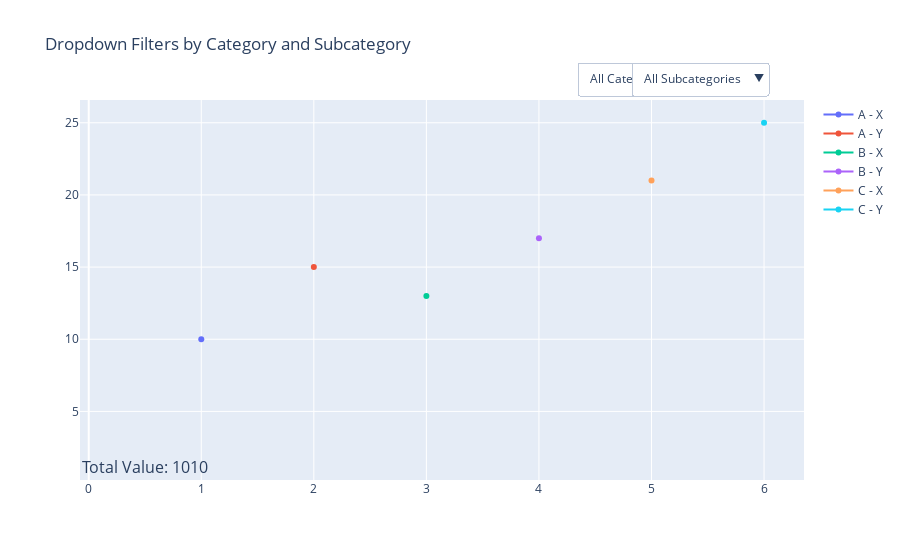

Notebook code for this chart:
### Code cell
import plotly.graph_objects as go
import pandas as pd

# Sample data with category, subcategory, and total_value columns
data = {
    "Category": ["A", "A", "B", "B", "C", "C"],
    "Subcategory": ["X", "Y", "X", "Y", "X", "Y"],
    "X": [1, 2, 3, 4, 5, 6],
    "Y": [10, 15, 13, 17, 21, 25],
    "total_value": [100, 150, 130, 170, 210, 250],  # New column for summing
}
df = pd.DataFrame(data)

# Create the figure
fig = go.Figure()

# Add traces for each combination of category and subcategory
for category in df["Category"].unique():
    for subcategory in df["Subcategory"].unique():
        filtered_df = df[(df["Category"] == category) & (df["Subcategory"] == subcategory)]
        fig.add_trace(
            go.Scatter(
                x=filtered_df["X"],
                y=filtered_df["Y"],
                name=f"{category} - {subcategory}",
                visible=True,  # All traces are visible by default
            )
        )

# Function to calculate the sum of total_value based on visible traces
def calculate_total_value(visible_traces):
    total = 0
    for trace, visible in zip(fig.data, visible_traces):
        if visible:
            category, subcategory = trace.name.split(" - ")
            filtered_df = df[(df["Category"] == category) & (df["Subcategory"] == subcategory)]
            total += filtered_df["total_value"].sum()
    return total

# Initial total value calculation (all traces are visible)
initial_total = calculate_total_value([True] * len(fig.data))

# Create dropdown menu for Category (first dropdown on the right)
category_dropdown = [
    {
        "label": "All Categories",
        "method": "update",
        "args": [
            {"visible": [True] * len(fig.data)},
            {
                "title": "All Categories",
                "annotations": [{"text": f"Total Value: {calculate_total_value([True] * len(fig.data))}", "x": 0.5, "y": 1.15, "showarrow": False}],
            },
        ],
    }
] + [
    {
        "label": f"Category {category}",
        "method": "update",
        "args": [
            {"visible": [trace.name.startswith(f"{category}") for trace in fig.data]},
            {
                "title": f"Category {category}",
                "annotations": [
                    {
                        "text": f"Total Value: {calculate_total_value([trace.name.startswith(f'{category}') for trace in fig.data])}",
                        "x": 0.5,
                        "y": 1.15,
                        "showarrow": False,
                    }
                ],
            },
        ],
    }
    for category in df["Category"].unique()
]

# Create dropdown menu for Subcategory (second dropdown on the right)
subcategory_dropdown = [
    {
        "label": "All Subcategories",
        "method": "update",
        "args": [
            {"visible": [True] * len(fig.data)},
            {
                "title": "All Subcategories",
                "annotations": [{"text": f"Total Value: {calculate_total_value([True] * len(fig.data))}", "x": 0.5, "y": 1.15, "showarrow": False}],
            },
        ],
    }
] + [
    {
        "label": f"Subcategory {subcategory}",
        "method": "update",
        "args": [
            {"visible": [trace.name.endswith(f"{subcategory}") for trace in fig.data]},
            {
                "title": f"Subcategory {subcategory}",
                "annotations": [
                    {
                        "text": f"Total Value: {calculate_total_value([trace.name.endswith(f'{subcategory}') for trace in fig.data])}",
                        "x": 0.5,
                        "y": 1.15,
                        "showarrow": False,
                    }
                ],
            },
        ],
    }
    for subcategory in df["Subcategory"].unique()
]

# Update layout with dropdowns and initial annotation
fig.update_layout(
    updatemenus=[
        # First dropdown (Category)
        {
            "buttons": category_dropdown,
            "direction": "down",
            "showactive": True,
            "x": 0.85,  # Position on the right
            "y": 1.1,
        },
        # Second dropdown (Subcategory)
        {
            "buttons": subcategory_dropdown,
            "direction": "down",
            "showactive": True,
            "x": 0.95,  # Position to the right of the first dropdown
            "y": 1.1,
        },
    ],
    title="Dropdown Filters by Category and Subcategory",
    annotations=[
        {
            "text": f"Total Value: {initial_total}",
            "x": 0.5,  # Center of the chart
            "y": 1.15,  # Above the title
            "showarrow": False,
            "font": {"size": 16},
        }
    ],
)

# Export to HTML
fig.write_html("plot_with_dynamic_total_value.html")

# Show the plot (optional)
fig.show()

### Figure 1 — Plotly figure (JSON) as saved in the notebook; plotly's stock layout.template omitted (floating-point values rounded to 4 significant figures)
{"data": [{"name": "A - X", "type": "scatter", "visible": true, "x": [1], "y": [10]}, {"name": "A - Y", "type": "scatter", "visible": true, "x": [2], "y": [15]}, {"name": "B - X", "type": "scatter", "visible": true, "x": [3], "y": [13]}, {"name": "B - Y", "type": "scatter", "visible": true, "x": [4], "y": [17]}, {"name": "C - X", "type": "scatter", "visible": true, "x": [5], "y": [21]}, {"name": "C - Y", "type": "scatter", "visible": true, "x": [6], "y": [25]}], "layout": {"annotations": [{"font": {"size": 16}, "showarrow": false, "text": "Total Value: 1010", "x": 0.5, "y": 1.15}], "title": {"text": "Dropdown Filters by Category and Subcategory"}, "updatemenus": [{"buttons": [{"args": [{"visible": [true, true, true, true, true, true]}, {"annotations": [{"showarrow": false, "text": "Total Value: 1010", "x": 0.5, "y": 1.15}], "title": "All Categories"}], "label": "All Categories", "method": "update"}, {"args": [{"visible": [true, true, false, false, false, false]}, {"annotations": [{"showarrow": false, "text": "Total Value: 250", "x": 0.5, "y": 1.15}], "title": "Category A"}], "label": "Category A", "method": "update"}, {"args": [{"visible": [false, false, true, true, false, false]}, {"annotations": [{"showarrow": false, "text": "Total Value: 300", "x": 0.5, "y": 1.15}], "title": "Category B"}], "label": "Category B", "method": "update"}, {"args": [{"visible": [false, false, false, false, true, true]}, {"annotations": [{"showarrow": false, "text": "Total Value: 460", "x": 0.5, "y": 1.15}], "title": "Category C"}], "label": "Category C", "method": "update"}], "direction": "down", "showactive": true, "x": 0.85, "y": 1.1}, {"buttons": [{"args": [{"visible": [true, true, true, true, true, true]}, {"annotations": [{"showarrow": false, "text": "Total Value: 1010", "x": 0.5, "y": 1.15}], "title": "All Subcategories"}], "label": "All Subcategories", "method": "update"}, {"args": [{"visible": [true, false, true, false, true, false]}, {"annotations": [{"showarrow": false, "text": "Total Value: 440", "x": 0.5, "y": 1.15}], "title": "Subcategory X"}], "label": "Subcategory X", "method": "update"}, {"args": [{"visible": [false, true, false, true, false, true]}, {"annotations": [{"showarrow": false, "text": "Total Value: 570", "x": 0.5, "y": 1.15}], "title": "Subcategory Y"}], "label": "Subcategory Y", "method": "update"}], "direction": "down", "showactive": true, "x": 0.95, "y": 1.1}]}}
